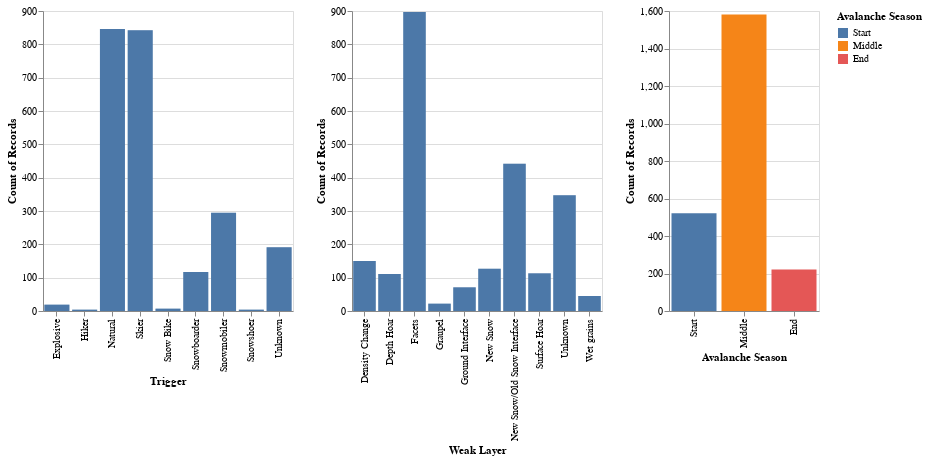

Here is the notebook cell this chart was saved with:
### Code cell
# Create `legend` selection object
selection = alt.selection_point(name="selection", fields=["Avalanche Season"], bind="legend")

# Base for all charts
base = alt.Chart()

# barchart for the new `Avalanche Season` category
av_season = base.mark_bar().encode(
        x=alt.X("Avalanche Season").sort(["Start", "Middle", "End"]),
        y="count()",
        color=alt.Color("Avalanche Season").sort(["Start", "Middle", "End"]),
        opacity=alt.condition(selection, alt.value(1), alt.value(0.2))
    ).add_params(selection).properties(width=150)


# Base for further charts
h_base = base.mark_bar(opacity=0.3).encode(y="count()").properties(width=250)

# Background for trigger barchart
trigger_bg = h_base.encode(x="Trigger:N")

# Foreground for trigger barchart
## reset opacity to default for foreground
trigger_fg = trigger_bg.mark_bar().transform_filter(selection)

# Layer background and foreground
trigger = trigger_bg + trigger_fg

# Background for weak layer barchart
weak_layer_bg = h_base.encode(x="Weak Layer:N")

# Foreground for weak layer barchart
## reset opacity to default for foreground
weak_layer_fg = weak_layer_bg.mark_bar().transform_filter(selection)

# Layer background and foreground
weak_layer = weak_layer_bg + weak_layer_fg

# Horizontally concatenate all three barcharts and and assign `persist_df_3` as data
chart = alt.hconcat(
    trigger,
    weak_layer,
    av_season
).properties(data=persist_df_3).resolve_scale(color="independent")

chart

### Figure 1 — Vega-Lite specification as saved in the notebook (floating-point values rounded to 4 significant figures; data arrays with more than 128 entries replaced by an {"elided": "..."} marker saying what was removed)
{"config": {"view": {"continuousWidth": 300, "continuousHeight": 300}}, "hconcat": [{"layer": [{"mark": {"type": "bar", "opacity": 0.3}, "encoding": {"x": {"field": "Trigger", "type": "nominal"}, "y": {"aggregate": "count", "type": "quantitative"}}}, {"mark": {"type": "bar"}, "encoding": {"x": {"field": "Trigger", "type": "nominal"}, "y": {"aggregate": "count", "type": "quantitative"}}, "transform": [{"filter": {"param": "selection"}}]}], "width": 250}, {"layer": [{"mark": {"type": "bar", "opacity": 0.3}, "encoding": {"x": {"field": "Weak Layer", "type": "nominal"}, "y": {"aggregate": "count", "type": "quantitative"}}}, {"mark": {"type": "bar"}, "encoding": {"x": {"field": "Weak Layer", "type": "nominal"}, "y": {"aggregate": "count", "type": "quantitative"}}, "transform": [{"filter": {"param": "selection"}}]}], "width": 250}, {"mark": {"type": "bar"}, "encoding": {"color": {"field": "Avalanche Season", "sort": ["Start", "Middle", "End"], "type": "nominal"}, "opacity": {"condition": {"param": "selection", "value": 1}, "value": 0.2}, "x": {"field": "Avalanche Season", "sort": ["Start", "Middle", "End"], "type": "nominal"}, "y": {"aggregate": "count", "type": "quantitative"}}, "name": "view_2", "width": 150}], "data": {"name": "data-f6f72e4152dd999d822785386ddab5aa"}, "params": [{"name": "selection", "select": {"type": "point", "fields": ["Avalanche Season"]}, "bind": "legend", "views": ["view_2"]}], "resolve": {"scale": {"color": "independent"}}, "$schema": "https://vega.github.io/schema/vega-lite/v5.16.3.json", "datasets": {"data-f6f72e4152dd999d822785386ddab5aa": {"elided": "2325 records"}}}
